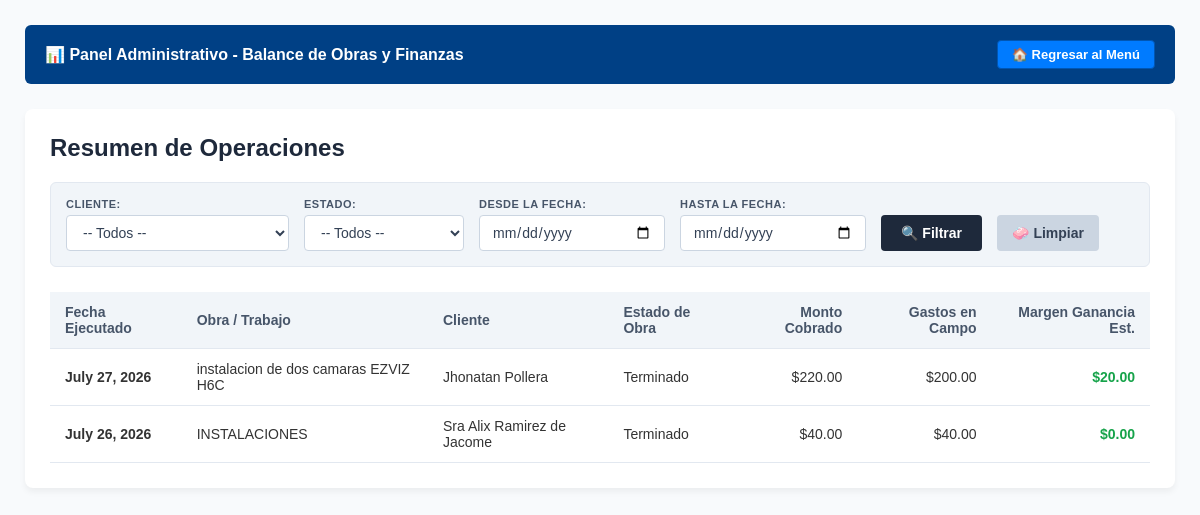
The page /reporte-financiero/ on the database as committed earlier.
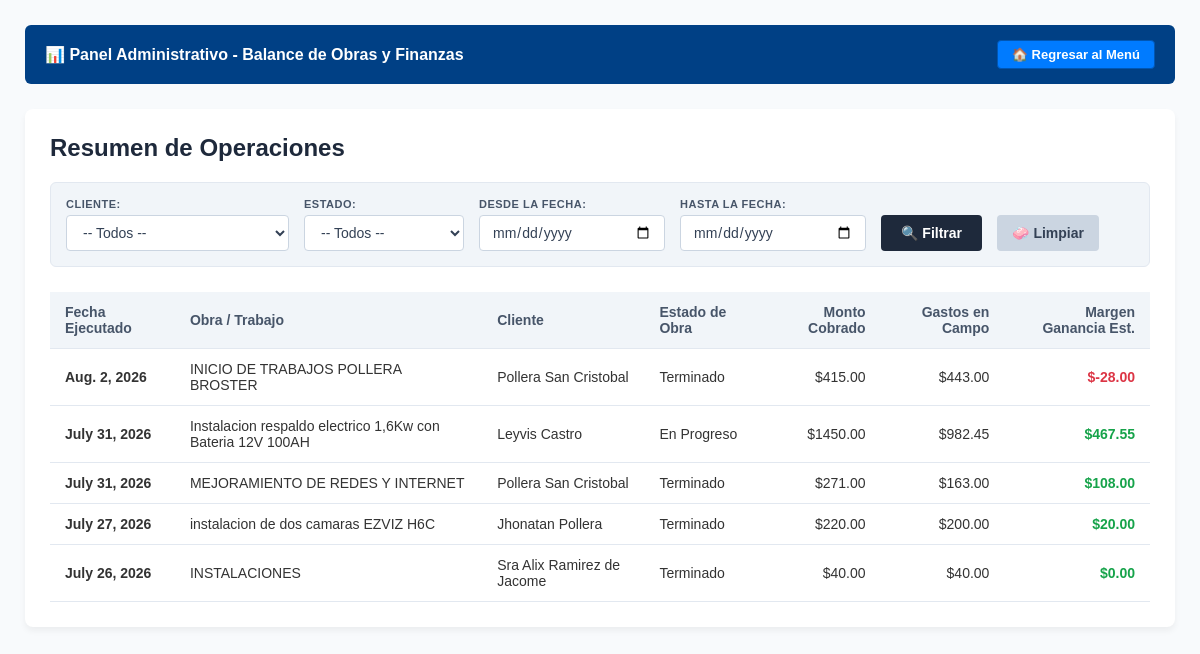
The same page on the database as committed later.
### gestion/models.py (models this page shows, shortened)
class Trabajo(models.Model):
    ESTADOS = [
        ("PEND", "Pendiente / Planificado"),
        ("PROG", "En Progreso"),
        ("TERM", "Terminado"),
    ]
    cliente = models.ForeignKey(Cliente, on_delete=models.CASCADE)
    tecnico = models.ForeignKey(
        User,
        on_delete=models.SET_NULL,
        null=True,
        blank=True,
        verbose_name="Tecnico Asignado",
    )
    titulo = models.CharField(
        max_length=150, verbose_name="Título del Trabajo u Obra"
    )
    descripcion = models.TextField(
        verbose_name="Notas / Descripción del Avance", blank=True, null=True
    )
    fecha_inicio = models.DateField(auto_now_add=True)
    estado = models.CharField(max_length=4, choices=ESTADOS, default="PEND")
    monto_cobrado = models.DecimalField(
        max_digits=10,
        decimal_places=2,
        default=0.00,
        verbose_name="Monto Cobrado al Cliente",
    )

class Cliente(models.Model):
    nombre = models.CharField(max_length=100)
    rif_cedula = models.CharField(
        max_length=50, blank=True, null=True, verbose_name="Rif o Cédula"
    )
    telefono = models.CharField(max_length=20, blank=True, null=True)
    direccion = models.TextField(
        blank=True, null=True, verbose_name="Dirección"
    )
    nota_privada = models.TextField(
        blank=True, null=True, verbose_name="Nota Privada"
    )
    foto = models.ImageField(upload_to="clientes/", blank=True, null=True)
    latitud = models.DecimalField(
        max_digits=9, decimal_places=6, blank=True, null=True
    )
    longitud = models.DecimalField(
        max_digits=9, decimal_places=6, blank=True, null=True
    )

### gestion/views.py (the view)
# urls.py: path("reporte-financiero/", views.reporte_financiero, name="reporte_financiero"),
def reporte_financiero(request):
    cliente_filtrado = request.GET.get('filtro_cliente')
    estado_filtrado = request.GET.get('filtro_estado')
    fecha_desde = request.GET.get('fecha_desde')
    fecha_hasta = request.GET.get('fecha_hasta')
    trabajos = Trabajo.objects.all().order_by('-id')
    if cliente_filtrado:
        trabajos = trabajos.filter(cliente_id=cliente_filtrado)
    if estado_filtrado:
        trabajos = trabajos.filter(estado=estado_filtrado)
    if fecha_desde and fecha_hasta:
        trabajos = trabajos.filter(fecha_inicio__range=[fecha_desde, fecha_hasta])
    elif fecha_desde:
        trabajos = trabajos.filter(fecha_inicio__gte=fecha_desde)
    elif fecha_hasta:
        trabajos = trabajos.filter(fecha_inicio__lte=fecha_hasta)
    datos_reporte = []
    for trabajo in trabajos:
        total_gastos_campo = trabajo.gastos.aggregate(total=Sum('monto'))['total'] or 0
        monto_cobrado = trabajo.monto_cobrado
        ganancia_neta = float(monto_cobrado) - float(total_gastos_campo)
        datos_reporte.append({
            'trabajo': trabajo,
            'monto_cobrado': monto_cobrado,
            'gastos_campo': total_gastos_campo,
            'ganancia_neta': round(ganancia_neta, 2),
        })
    context = {
        'reportes': datos_reporte,
        'clientes': Cliente.objects.all().order_by('nombre'),
        'cliente_sel': cliente_filtrado,
        'estado_sel': estado_filtrado,
        'fecha_desde_sel': fecha_desde,
        'fecha_hasta_sel': fecha_hasta,
    }
    return render(request, 'gestion/reporte_financiero.html', context)

### gestion/templates/gestion/reporte_financiero.html (shortened to what this page needs)
<!DOCTYPE html>
<html lang="es">
<head>
</head>
<body>
    <div class="barra-titulo">
        <span>📊 Panel Administrativo - Balance de Obras y Finanzas</span>
        <a href="/" class="btn-regresar">🏠 Regresar al Menú</a>
    </div>
    <div class="contenedor">
        <h2>Resumen de Operaciones</h2>
        <form method="GET" class="barra-filtros">
            <div class="grupo-filtro">
                <label for="filtro_cliente">Cliente:</label>
                <select name="filtro_cliente" id="filtro_cliente">
                    <option value="">-- Todos --</option>
                </select>
            </div>
            <div class="grupo-filtro">
                <label for="filtro_estado">Estado:</label>
                <select name="filtro_estado" id="filtro_estado">
                    <option value="">-- Todos --</option>
                </select>
            </div>
            <div class="grupo-filtro">
                <label for="fecha_desde">Desde la Fecha:</label>
                <input type="date" name="fecha_desde" id="fecha_desde" value="{{ fecha_desde_sel }}">
            </div>
            <div class="grupo-filtro">
                <label for="fecha_hasta">Hasta la Fecha:</label>
                <input type="date" name="fecha_hasta" id="fecha_hasta" value="{{ fecha_hasta_sel }}">
            </div>
            <button type="submit" class="btn-filtrar">🔍 Filtrar</button>
            <a href="/reporte-financiero/" class="btn-limpiar">🧼 Limpiar</a>
        </form>
        <table>
            <thead>
                <tr>
                    <th>Fecha Ejecutado</th>
                    <th>Obra / Trabajo</th>
                    <th>Cliente</th>
                    <th>Estado de Obra</th>
                    <th class="text-right">Monto Cobrado</th>
                    <th class="text-right">Gastos en Campo</th>
                    <th class="text-right">Margen Ganancia Est.</th>
                </tr>
            </thead>
            <tbody>
                {% if reportes %}
                    {% for r in reportes %}
                    <tr>
                        <td><strong>{{ r.trabajo.fecha_inicio }}</strong></td>
                        <td>{{ r.trabajo.titulo }}</td>
                        <td>{{ r.trabajo.cliente.nombre }}</td>
                        <td>{{ r.trabajo.get_estado_display }}</td>
                        <td class="text-right">${{ r.monto_cobrado|floatformat:2 }}</td>
                        <td class="text-right">${{ r.gastos_campo|floatformat:2 }}</td>
                        <td class="text-right {% if r.ganancia_neta >= 0 %}ganancia-positiva{% else %}ganancia-negativa{% endif %}">
                            ${{ r.ganancia_neta|floatformat:2 }}
                        </td>
                    </tr>
                    {% endfor %}
                {% else %}
                    <tr>
                        <td colspan="7" style="text-align: center; padding: 30px; color: #94a3b8;">
                            No se encontraron movimientos financieros en el rango seleccionado.
                        </td>
                    </tr>
                {% endif %}
            </tbody>
        </table>
    </div>
</body>
</html>

Rows that differ between the two databases and show on the page:
added Trabajo: trabajo.fecha_inicio "Aug. 2, 2026", trabajo.titulo "INICIO DE TRABAJOS POLLERA BROSTER", trabajo.cliente.nombre "Pollera San Cristobal", trabajo.estado "Terminado", monto_cobrado "415.00", gastos_campo "443.00", ganancia_neta "-28.00"
added Trabajo: trabajo.fecha_inicio "July 31, 2026", trabajo.titulo "Instalacion respaldo electrico 1,6Kw con Bateria 12V 100AH", trabajo.cliente.nombre "Leyvis Castro", trabajo.estado "En Progreso", monto_cobrado "1450.00", gastos_campo "982.45", ganancia_neta "467.55"
added Trabajo: trabajo.fecha_inicio "July 31, 2026", trabajo.titulo "MEJORAMIENTO DE REDES Y INTERNET", trabajo.cliente.nombre "Pollera San Cristobal", trabajo.estado "Terminado", monto_cobrado "271.00", gastos_campo "163.00", ganancia_neta "108.00"
